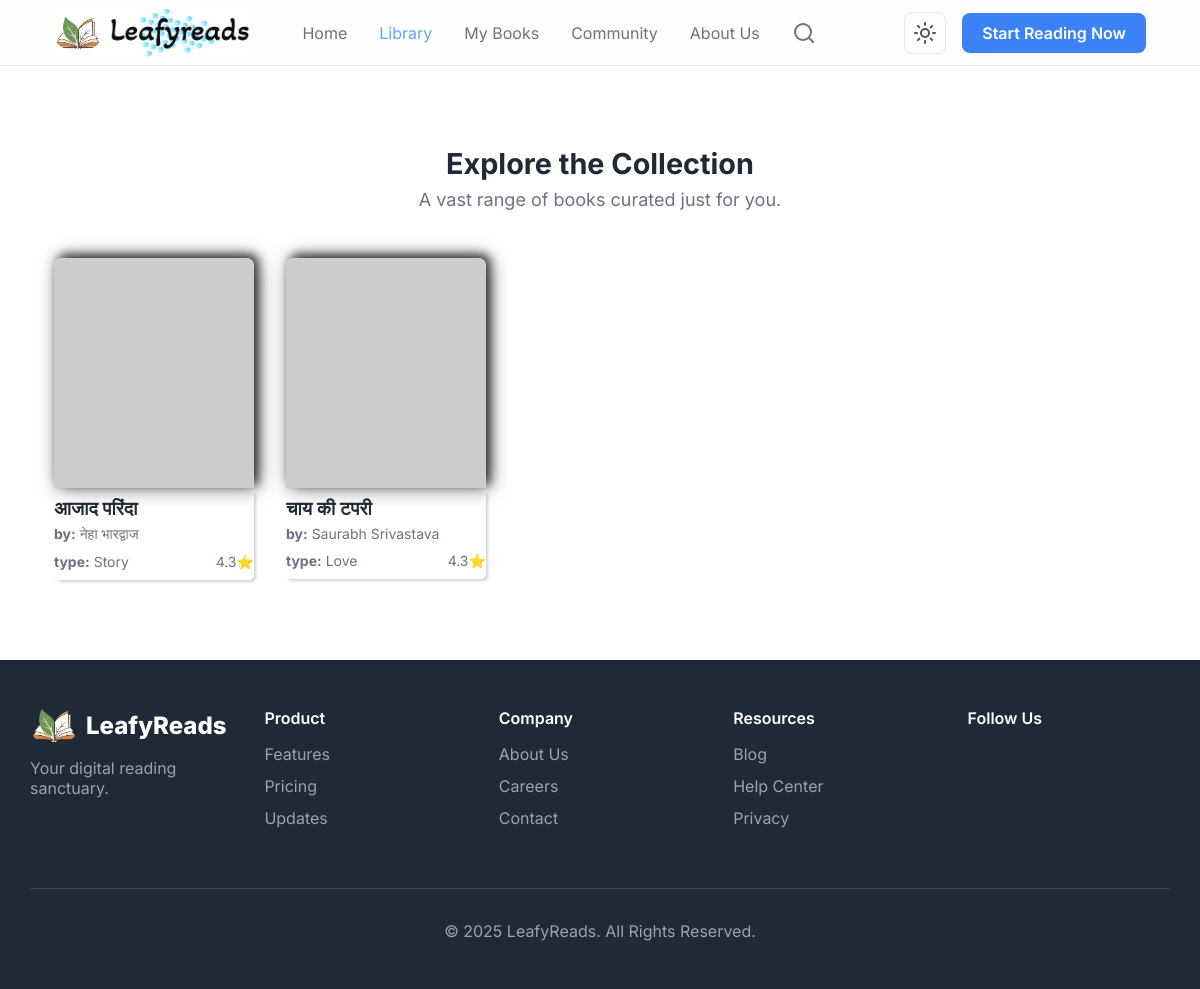
The app's page /book/library/, older data.
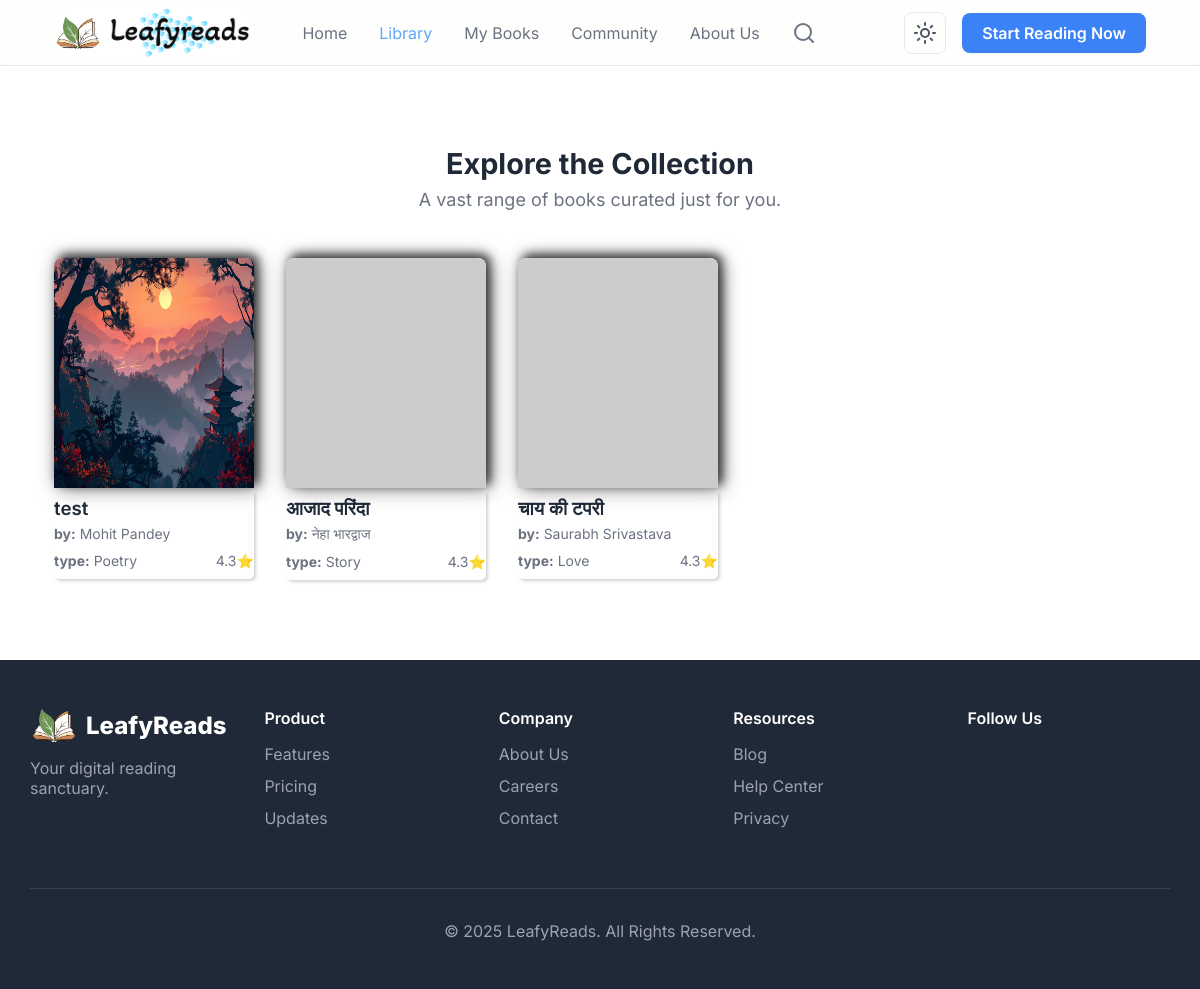
The same page, newer data.
### books/models.py (models this page shows, shortened)
class Book(models.Model):
    title = models.CharField(max_length=200, unique=True)
    slug = models.SlugField(unique=True)
    author = models.CharField(max_length=100)
    genre = models.ForeignKey(Genre, on_delete=models.SET_NULL, null=True, related_name='books')
    price = models.DecimalField(max_digits=8, decimal_places=2, blank=True, null=True)
    isbn = models.CharField(max_length=20, blank=True, null=True)
    cover_front = models.ImageField(upload_to=book_media_upload_path)
    pdf_file = models.FileField(upload_to=book_media_upload_path, blank=True, null=True)
    is_published = models.BooleanField(default=True)
    uploaded_at = models.DateTimeField(auto_now_add=True)
    updated_at = models.DateTimeField(auto_now=True)
    audio_file = models.FileField(upload_to='sounds/', null=True, blank=True)
    class Meta:
        ordering = ['-uploaded_at']
        indexes = [
            models.Index(fields=['slug']),           # Existing index
            models.Index(fields=['title']),          # Existing index
            models.Index(fields=['genre']),          # Added index for genre filtering
            models.Index(fields=['-uploaded_at']),   # Added index for ordering by uploaded_at
            GinIndex(fields=['title', 'author']),    # Added for PostgreSQL full-text search
        ]

class Genre(models.Model):
    category = models.ForeignKey(Category, on_delete=models.SET_NULL, null=True, related_name='genres')
    name = models.CharField(max_length=100)
    slug = models.SlugField(unique=True)
    lucidicon = models.CharField(max_length=100, blank=True, null=True)
    class Meta:
        ordering = ['name']
        unique_together = ('category', 'name')
        indexes = [
            models.Index(fields=['category', 'slug']),  # Added index for category+slug lookups
        ]
    def __str__(self):
        return self.name

### books/views.py (the view)
# urls.py: path('library/', views.library, name='library'),
def library(request):
    books_list = Book.objects.select_related('genre').only('id','title','genre_id','uploaded_at','slug').order_by('-uploaded_at')
    paginator = Paginator(books_list, 30)
    page_number = request.GET.get('page')
    books = paginator.get_page(page_number)
    return render(request, 'library.html', {
        'books': books,
        'title': "The Books Library"
    })

### books/templates/library.html (shortened to what this page needs)
{% extends 'base.html' %}
{% load static %}
{% block css %}
  <link rel="stylesheet" href="{% static 'css/library.css' %}" />
{% endblock %}
{% block body %}
  <section class="bg-white">
    <div class="container">
        {% if search and not books%}
        <div class="fallback-modern">
          <div class="fallback-card">
            <img class="fallback-icon" src="https://cdn-icons-png.flaticon.com/512/4076/4076549.png" loading="lazy" alt="No books" />
            <h2>Oops! No books here yet...</h2>
            <p>Hmm... Looks like we couldn’t find anything for <strong>"{{ search }}"</strong> search results:(</p>
            <a href="{% url 'library' %}" class="fallback-link">Explore Library</a>
          </div>
        </div>
      {% else %}
        <div class="section-header">
          {% if search %}
          <h2 style="font-size: 1.8rem;">Search results for <u>{{search}}</u> book</h2>
          {% else %}
          <h2 style="font-size: 1.8rem;">Explore the Collection {{category}}</h2>
          {% endif %}
          <p>A vast range of books curated just for you.</p>
        </div>
        <div class="books-grid">
          {% for book in books %}
            <div class="book-item">
              <a href="{% url 'book' book.slug %}">
                <img src="{{ book.cover_front.url }}" alt="Book Cover 1" loading="lazy" onerror="this.onerror=null;this.src='https://placehold.co/400x600/cccccc/ffffff?text=Image+Failed';" />
                <div style="box-shadow: 2px 2px 3px #3a3a3a38;border-radius: 0px 0px 5px 5px;">
                  <h3 class="truncate">{{ book.title }}</h3>
                  <p class="truncate">
                    <span style="font-weight: 700;">by:</span> {{ book.author }}
                  </p>
                  <div style="padding: 5px 0px; display: flex;justify-content: space-between;align-items: center;">
                    <p class="truncate">
                      <span style="font-weight: 700;">type:</span> {{ book.genre }}
                    </p>
                    <p>4.3⭐</p>
                  </div>
                </div>
              </a>
            </div>
          {% endfor %}
        </div>
        {% endif %}
      </div>
  </section>
{% endblock %}

Row changes from the older to the newer data that the page shows:
added Book: cover_front (picture), title "test", author "Mohit Pandey", genre "Poetry"
